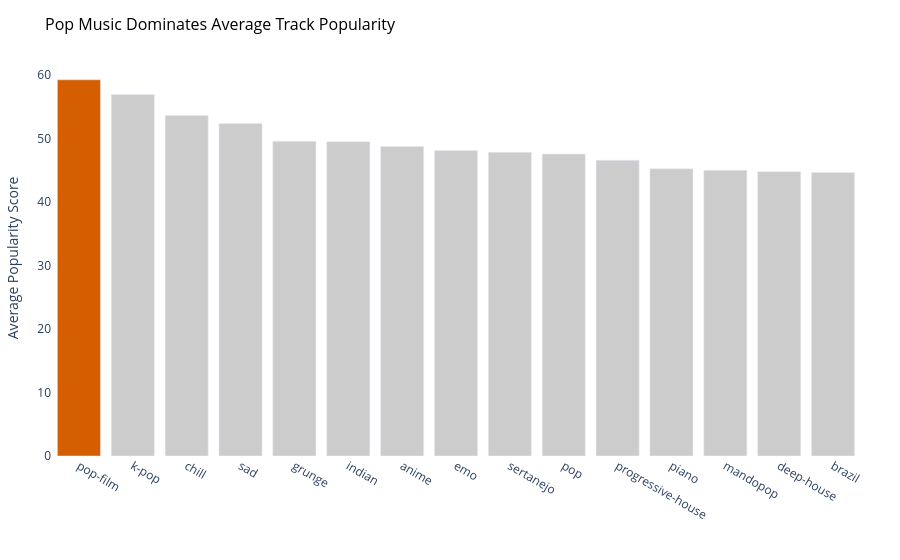

The notebook cell this image was saved under:
### Code cell
# Insight: Highlighting the single most popular genre against the rest
top_genres = df.groupby('track_genre')['popularity'].mean().nlargest(15).reset_index()

fig = px.bar(top_genres, x='track_genre', y='popularity', 
             title='Pop Music Dominates Average Track Popularity')

# Highlight the top bar, mute the rest
colors = [CVD_ORANGE if i == 0 else MUTED_GREY for i in range(len(top_genres))]
fig.update_traces(marker_color=colors)

fig = apply_clean_theme(fig)
fig.update_layout(xaxis_title="", yaxis_title="Average Popularity Score")
fig.show()

### Figure 1 — Plotly figure (JSON) as saved in the notebook; plotly's stock layout.template omitted (floating-point values rounded to 4 significant figures)
{"data": [{"hovertemplate": "track_genre=%{x}<br>popularity=%{y}<extra></extra>", "legendgroup": "", "marker": {"color": ["#D55E00", "#CCCCCC", "#CCCCCC", "#CCCCCC", "#CCCCCC", "#CCCCCC", "#CCCCCC", "#CCCCCC", "#CCCCCC", "#CCCCCC", "#CCCCCC", "#CCCCCC", "#CCCCCC", "#CCCCCC", "#CCCCCC"], "pattern": {"shape": ""}}, "name": "", "orientation": "v", "showlegend": false, "textposition": "auto", "type": "bar", "x": ["pop-film", "k-pop", "chill", "sad", "grunge", "indian", "anime", "emo", "sertanejo", "pop", "progressive-house", "piano", "mandopop", "deep-house", "brazil"], "xaxis": "x", "y": [59.28, 56.95, 53.65, 52.38, 49.59, 49.54, 48.77, 48.13, 47.87, 47.58, 46.62, 45.27, 45.02, 44.81, 44.67], "yaxis": "y"}], "layout": {"barmode": "relative", "legend": {"tracegroupgap": 0}, "margin": {"b": 40, "l": 40, "r": 40, "t": 60}, "paper_bgcolor": "white", "plot_bgcolor": "white", "title": {"font": {"color": "black", "size": 16}, "pad": {"b": 20}, "text": "Pop Music Dominates Average Track Popularity"}, "xaxis": {"anchor": "y", "domain": [0, 1], "showgrid": false, "title": {"text": ""}, "zeroline": false}, "yaxis": {"anchor": "x", "domain": [0, 1], "showgrid": false, "title": {"text": "Average Popularity Score"}, "zeroline": false}}}
